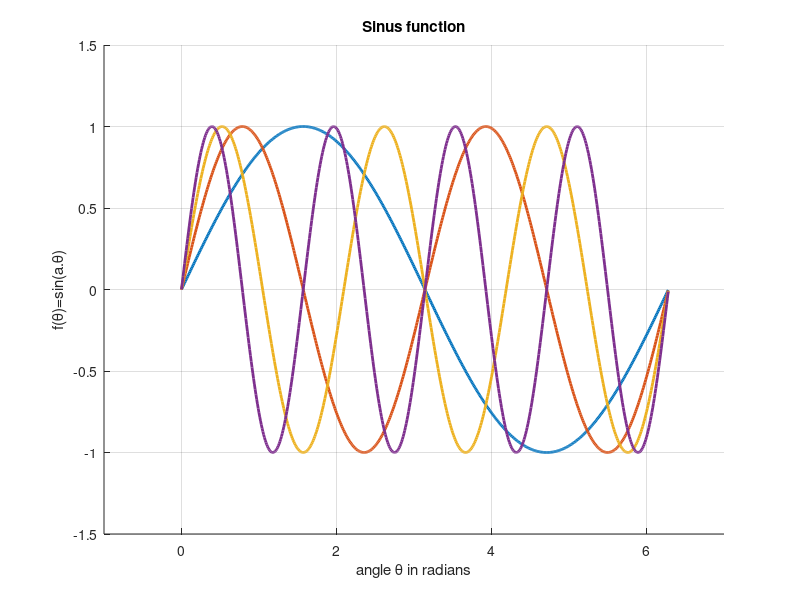

MATLAB code for this plot:
% definition of vector t
t=[0:0.01:2*pi];
% hold all command is the same as hold on but 
% each curve is plot with a different color
hold all;
for a=[1:4]
    plot(t,sin(a*t),'Linewidth',2);
end
grid on
title('Sinus function')

%You can use Tex command in your equations
xlabel('angle \theta in radians');
ylabel('f(\theta)=sin(a.\theta)')
axis([-1 7 -1.5 1.5])





